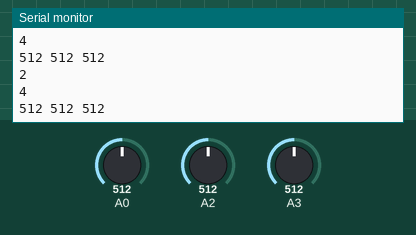
Bench run of a sketch on a simulated Arduino Uno, built with avr-gcc and run on an emulated ATmega328P. Parts: the last lines printed to the serial monitor. Inputs (shaded band) come from the test bench; at power-on: A0 = 512, A2 = 512, A3 = 512.

Above: at 1.8 s.
1.9 s: A0 set to 716
At 2.8 s:
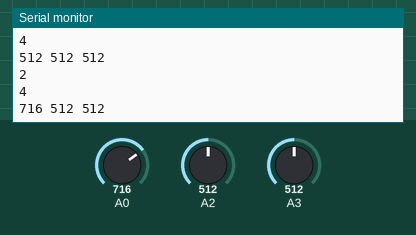
3.4 s: A2 set to 716
At 4.5 s:
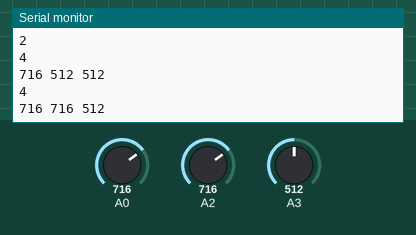
4.9 s: A3 set to 716
At 5.8 s:
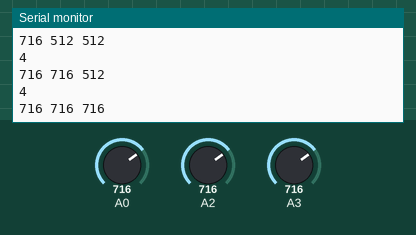
6.4 s: A0 set to 900
At 7.7 s:
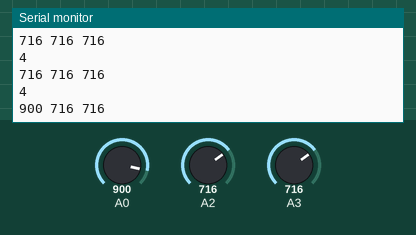
7.9 s: A2 set to 900
At 8.8 s:
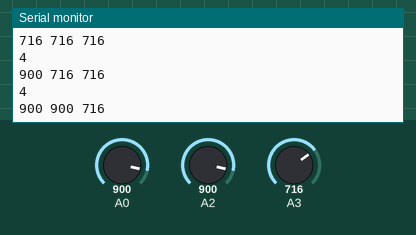
9.4 s: A3 set to 900
At 10.5 s:
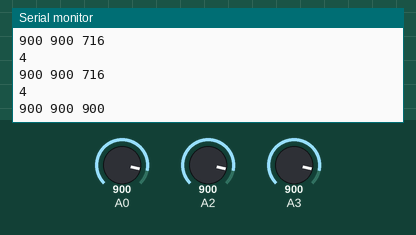
Timing chart, 0 to 11.9 s (numbered marks = the images above; inputs shaded):
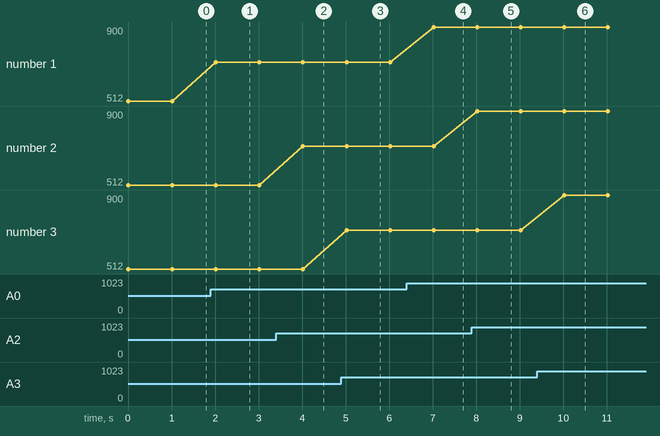

The sketch:

glove.ino
```cpp
void setup() {
  pinMode(A0, INPUT);
  pinMode(A2, INPUT);
  pinMode(A3, INPUT);
  Serial.begin(9600);
}

void loop() {
  // read the analog value for pin 0/1/3:
  int analogValue1 = analogRead(A0);
  int analogValue2 = analogRead(A2);
  int analogValue3 = analogRead(A3);

  if (analogValue2 > 900) // left rotate threshold, needs to be calibrated for case to case
  {
    Serial.flush();
    Serial.println(1);
  }
  else if (analogValue2 < 650) // right rotate threshold, needs to be calibrated for case to case
  {
    Serial.flush();
    Serial.println(2);
  }

  if (analogValue3 > 180 && analogValue3 <= 200 ) // short jump threshold, needs to be calibrated for case to case
  {
    Serial.flush();
    Serial.println(3);
  }
  else if (analogValue2 > 200) // long jump threshold, needs to be calibrated for case to case
  {
    Serial.flush();
    Serial.println(4);
  }

  Serial.print(analogValue1);
  Serial.print(" ");
  Serial.print(analogValue2);
  Serial.print(" ");
  Serial.print(analogValue3);
  Serial.println();

  delay(1000);
}
```

Measured:
- after the input at 1.9 s, the serial monitor: prints a new line after 0.12 s (image 1)
- after the input at 3.4 s, the serial monitor: prints a new line after 0.62 s (image 2)
- after the input at 4.9 s, the serial monitor: prints a new line after 0.12 s (image 3)
- after the input at 6.4 s, the serial monitor: prints a new line after 0.62 s (image 4)
- after the input at 7.9 s, the serial monitor: prints a new line after 0.12 s (image 5)
- after the input at 9.4 s, the serial monitor: prints a new line after 0.63 s (image 6)
- plotted number 1: 512 → 716 after the input at 1.9 s, 716 → 900 after the input at 6.4 s
